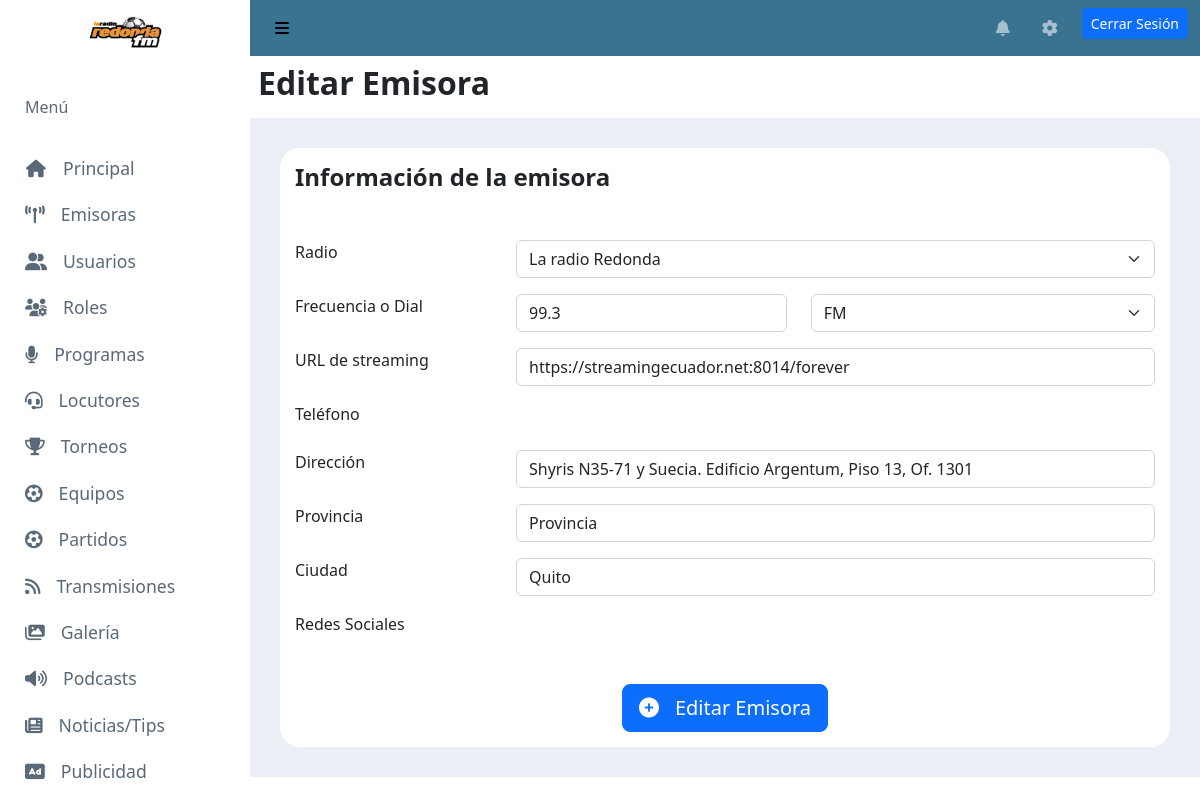
The app's page /emisoras/1/editarEmisora/ (signed in) with its own data.
### WebAdminRadio/models.py (models this page shows)
class Emisora(models.Model):
    id_radio = models.ForeignKey(Radio, on_delete=models.CASCADE, db_column='id_radio')
    frecuencia_dial = models.CharField(max_length=30, blank=True, null=True)
    tipo_frecuencia = models.CharField(max_length=30, blank=True, null=True)
    slug = models.SlugField(unique=True, null=True)
    url_streaming = models.CharField(max_length=2080, blank=True, null=True)
    direccion = models.CharField(max_length=300, blank=True, null=True)
    ciudad = models.CharField(max_length=30, blank=True, null=True)
    provincia = models.CharField(max_length=30, blank=True, null=True)
    estado = models.BooleanField(default=True)

class Radio(models.Model):
    nombre = models.CharField(max_length=30)
    imagen = models.CharField(max_length=2080, blank=True, null=True)
    logotipo = models.CharField(max_length=2080, blank=True, null=True)
    sitio_web = models.CharField(max_length=2080, blank=True, null=True)
    descripcion = models.TextField(blank=True, null=True)
    estado = models.BooleanField(default=True)

### WebAdminRadio/views.py (the view, shortened to what this page needs)
# urls.py: path('emisoras/<int:id_emisora>/editarEmisora/', views.editar_emisora, name="editar_emisora"), # Muestra la pantalla para agregar emisora
@login_required
@permission_required('WebAdminRadio.change_emisora', login_url='/permiso-no-autorizado')
def editar_emisora(request,id_emisora):
    edit_emisora = Emisora.objects.get(id=id_emisora, estado=True)
    lisRadios = Radio.objects.filter(estado=True)
    red_social = RedSocialEmisora.objects.filter(id_emisora=id_emisora)
    telefono_emisora = TelefonoEmisora.objects.filter(id_emisora =id_emisora)
    context = {
        'title': 'Editar Emisora',
        'emisora': edit_emisora,
        'radios': lisRadios,
        'telefono': json.dumps(list(telefono_emisora.values('telefono')), cls=DjangoJSONEncoder),
        'redsocial': json.dumps(list(red_social.values('id_red_social', 'link')), cls=DjangoJSONEncoder)
    }
    nombre_redes=[]
    for red in red_social:
      nombre_redes.append(red.id_red_social.nombre)
    context['nomredes']=json.dumps(list(nombre_redes), cls=DjangoJSONEncoder)
    return render(request, 'webAdminRadio/editar_emisora.html', context)

### WebAdminRadio/templatetags/accounts_tags.py (called while the page is built)
@register.filter
def verificar_permiso(usuario: Usuario, nombre_permiso: str):
    return usuario.has_perm(nombre_permiso)

### accounts/models.py (called while the page is built, shortened)
    def has_perm(self, perm, obj=None):
        if super().has_perm(self, perm):
            return True

### WebAdminRadio/templates/webAdminRadio/editar_emisora.html (shortened to what this page needs)
{% extends 'webAdminRadio/base_site.html' %}
{% load static %}
{% block page_style %}
    <link rel="stylesheet" type="text/css" href="{% static 'webAdminRadio/css/agregar_segmento.css' %}">
    <link rel="stylesheet" type="text/css" href="{% static 'webAdminRadio/css/componentes/modal_info.css' %}">
{% endblock %}
{% block content %}
    <h4><b>Información de la emisora</b></h4>
    <form id="addEmisora" onsubmit="return validate()" method="POST" action="{% url 'editar_emisora' emisora.id %}" enctype="multipart/form-data">
        <div class="row mb-3 mt-5">
            <div class="col-3">
                <label for="radioSelect">Radio</label>
            </div>
            <div class="col-9">
                <select id="radioSelect" class="form-select form-control" name="id_radio" oninvalid="this.setCustomValidity('Seleccione una emisora de la lista')" required oninput="this.setCustomValidity('')">
                    {% for radio in radios %}
                        <option value="{{ radio.id }}"
                        {% if radio.id == emisora.id_radio.id %}
                        selected
                        {% endif %}>{{ radio.nombre }}</option>
                    {% endfor %}
                </select>
            </div>
        </div>
        <div class="row mb-3">
            <div class="col-3">
                <label for="frecuenciaInput" class="form-label">Frecuencia o Dial</label>
            </div>
            <div class="col-4">
                <input required name="frecuencia_dial" value="{{emisora.frecuencia_dial}}" id="frecuenciaInput" type="text" class="form-control" placeholder="Ejemplo: 105.4" pattern="[((0-9]{2,3})|(0-9]{2,3}\.[0-9]">
            </div>
            <div class="col-5">
            <select required name="tipo_frecuencia" id="frecTipoInput" class="form-select form-control">
                <option value="FM" {% if emisora.tipo_frecuencia == "FM" %}selected{% endif %}>FM</option>
            </select>
            </div>
        </div>
        <div class="row mb-3">
            <div class="col-3">
                <label required for="streamingInput" class="form-label">URL de streaming</label>
            </div>
            <div class="col-9">
                <input required name="url_streaming " value="{{emisora.url_streaming}}" id="streamingInput" type="url" class="form-control" placeholder="Ingrese el url de transmision de la radio">
            </div>
        </div>
        <div class="row mb-3">
            <div class="col-3">
                <label for="" class="form-label">Teléfono</label>
            </div>
            <div class="col-9">
            </div>
        </div>
        <div class="row mb-3">
            <div class="col-12 mb-3">
                <div class="row">
                    <div class="col-3">
                        <label for="direccionInput" class="form-label">Dirección</label>
                    </div>
                    <div class="col-9">
                        <input required name="direccion" id="direccionInput" value="{{emisora.direccion}}" type="text" class="form-control" placeholder="Direccion de la emisora">
                    </div>
                </div>
            </div>
            <div class="col-12 mb-3">
                <div class="row">
                    <div class="col-3">
                        <label class="form-label">Provincia</label>
                    </div>
                    <div class="col-9">
                        <select required name="provincia" id="provincia" class="custom-select form-control">
                            <option disabled selected value="">Provincia</option>
                        </select>
                    </div>
                </div>
            </div>
            <div class="col-12">
                <div class="row">
                    <div class="col-3">
                        <label class="form-label">Ciudad</label>
                    </div>
                    <div class="col-9">
                        <input required name="ciudad" value="{{emisora.ciudad}}" type="text" class="form-control" placeholder="Ciudad" pattern="([A-Za-z]|\s)+">
                    </div>
                </div>
            </div>
        </div>
        <div class="row mb-3">
            <div class="col-3">
                <label for="">Redes Sociales</label>
            </div>
            <div class="col-9">
            </div>
        </div>
        <div class="text-center mt-5">
            <button type="submit" class="btn btn-primary btn-lg submit"><i class="fas fa-plus-circle"></i>Editar Emisora</button>
        </div>
    </form>
{% endblock %}

### WebAdminRadio/static/webAdminRadio/css/base_site.css (style rules this page uses)
a i, .submit i { margin-right: 1rem; }

### records on screen
Emisora: id_radio "La radio Redonda", frecuencia_dial "99.3", tipo_frecuencia "FM", url_streaming "https://streamingecuador.net:8014/forever", direccion "Shyris N35-71 y Suecia. Edificio Argentum, Piso 13, Of. 1301", ciudad "Quito"

### other values on screen
{{ title }} "Editar Emisora"
